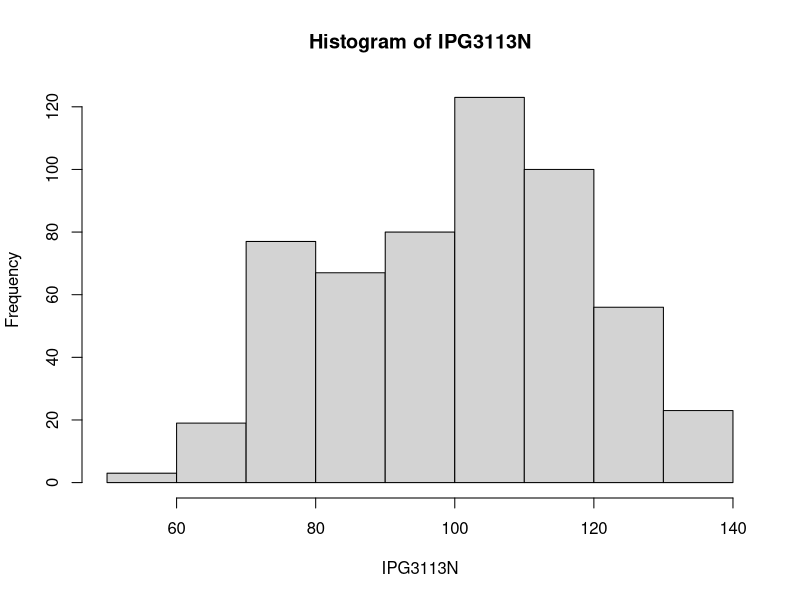
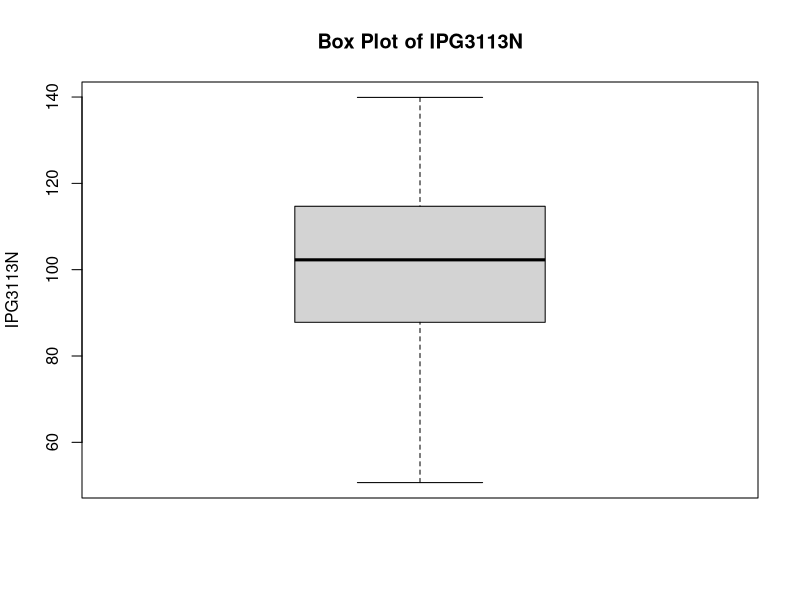
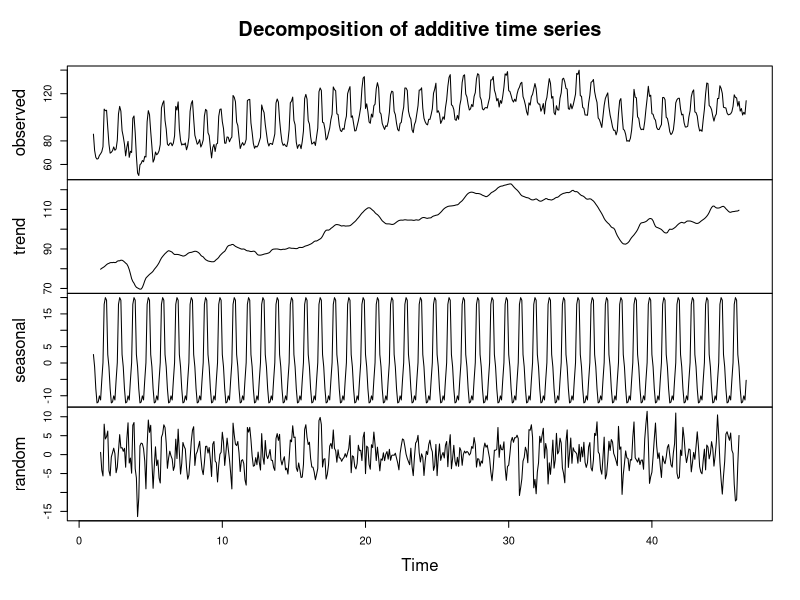
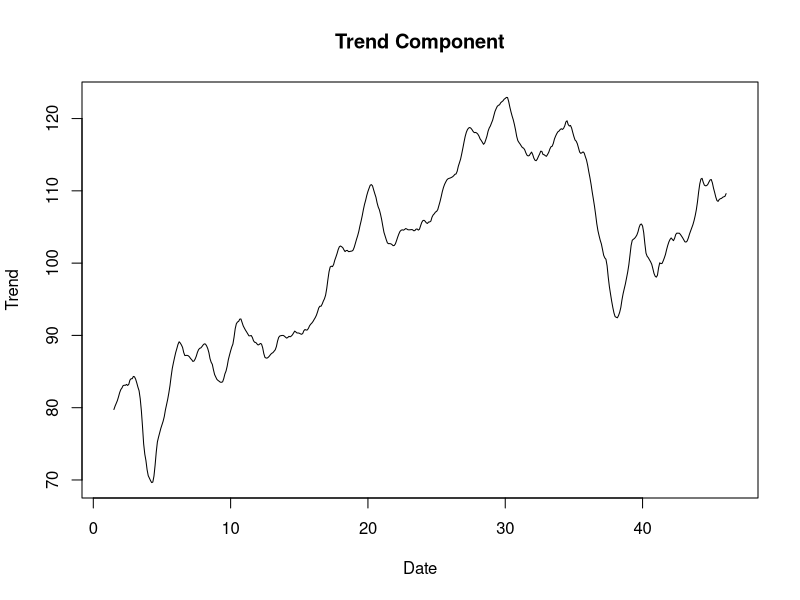
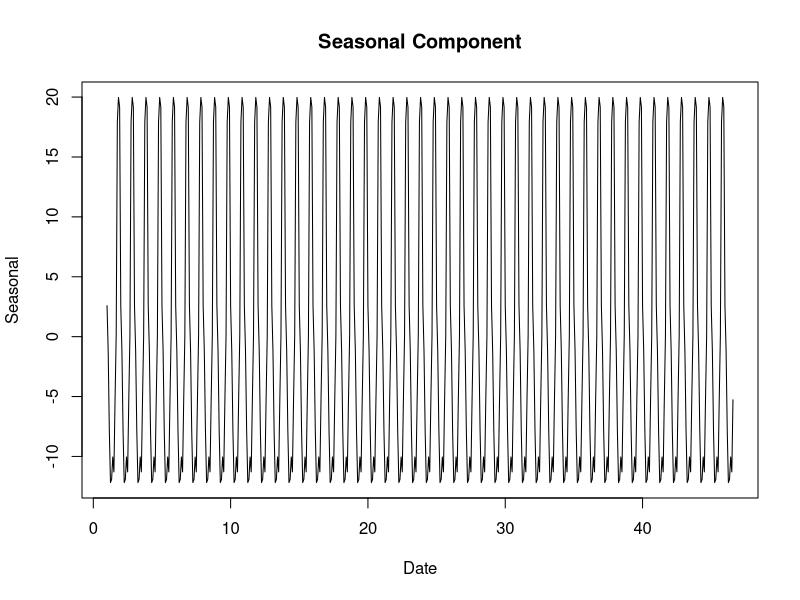
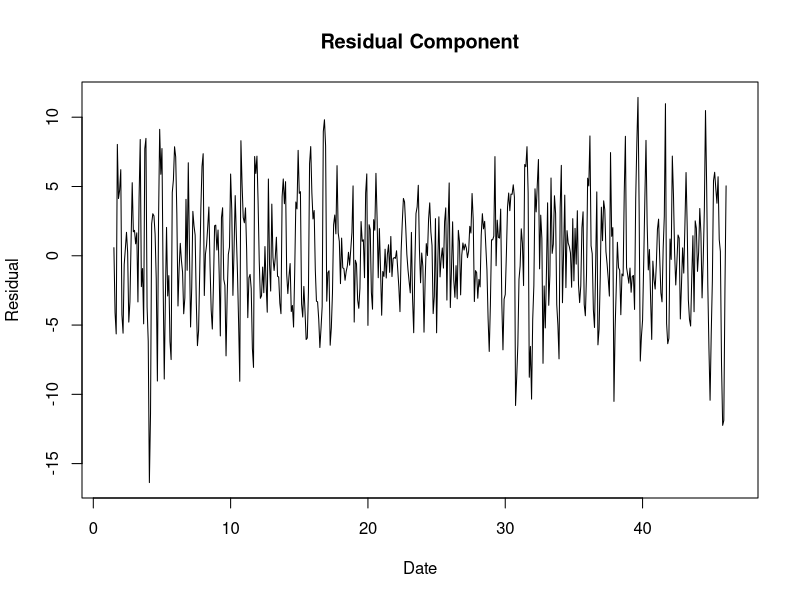
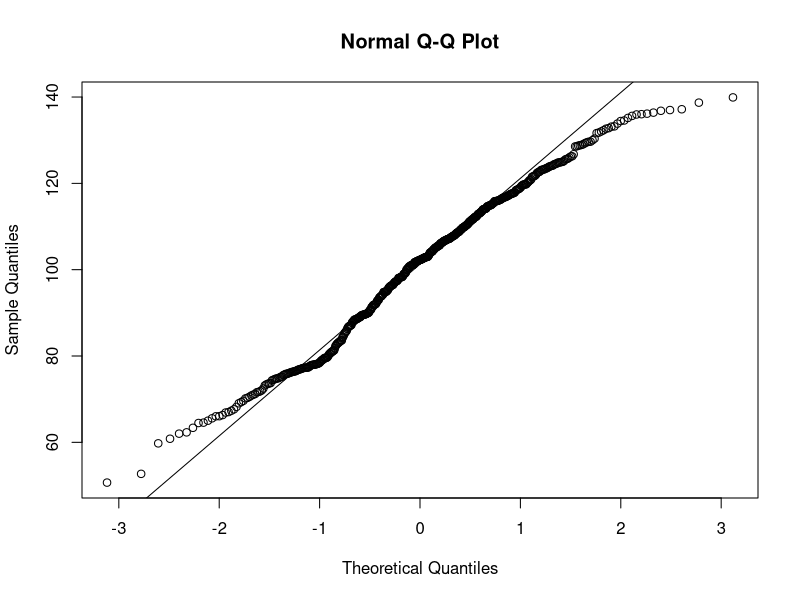
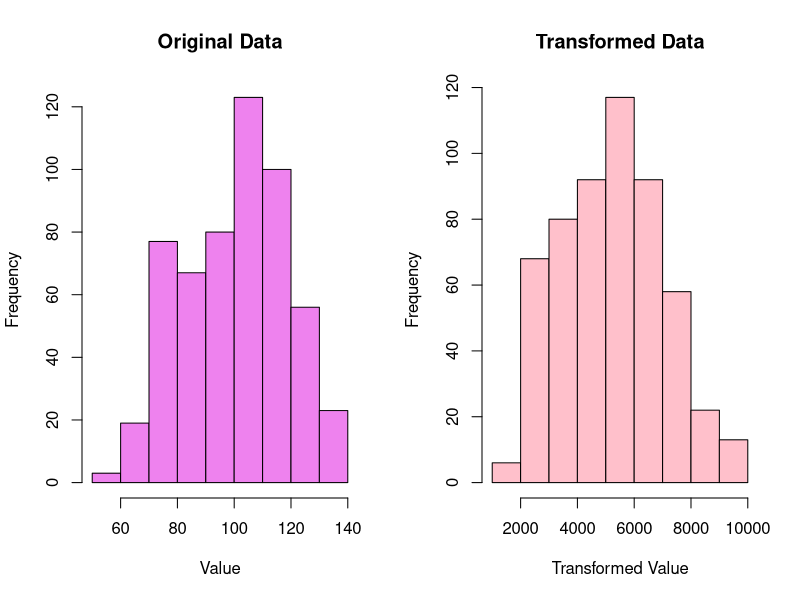

Write the R code that produced these figures, in order. (Note: this script raises an error after producing the figures.)
# ------------------------------ Load necessary libraries ----------------------
library(ggplot2)
library(lubridate)
library(forecast)
library(ggfortify)
library(tseries)
library(e1071)
library(MASS)

# ------------------------- Step 0: Import and Split Data ----------------------
candy_data <- read.csv("candy_production.csv")

ls() # Check my data frame name

str(candy_data) # Check the structure

any(is.na(candy_data)) # Check for missing values

# Convert the date column to the correct format
candy_data$observation_date <- as.Date(candy_data$observation_date, format = "%m/%d/%Y")

# Check for missing values
if (any(is.na(candy_data))) {
  print("There are missing values in your dataset. Please handle them.")
} else {
  # Create a time series object
  candy_ts <- ts(candy_data$IPG3113N, frequency = 12, start = c(1972, 1))
  
  # Plot Time Series
  ggplot(data = NULL, aes(x = time(candy_ts), y = candy_ts)) +
    geom_line() +
    labs(x = "Date", y = "IPG3113N") +
    ggtitle("Time Series Plot of IPG3113N")
  
  # Split the data into training and test sets
  # Use the train to do the model then the end use to compare
  train <- window(candy_ts, start = c(1972, 1), end = c(2008, 12))
  test <- window(candy_ts, start = c(2009, 1), end = c(2017, 12))
}

# ------------------------- Step 1 : Visualize the Time Series -------------------------
summary(candy_data$IPG3113N)

# Examine the distribution 
hist(candy_data$IPG3113N, main = "Histogram of IPG3113N", xlab = "IPG3113N")

# Box plot
boxplot(candy_data$IPG3113N, main = "Box Plot of IPG3113N", ylab = "IPG3113N")

# Perform seasonal decomposition
ts_data <- ts(candy_data$IPG3113N, frequency = 12)  # Assuming monthly data (frequency = 12)
decomposition <- decompose(ts_data)
plot(decomposition) # Plot the decomposition components (trend, seasonal, and remainder)

# Visual Inspection of Trend Component
plot(decomposition$trend, main = "Trend Component", xlab = "Date", ylab = "Trend")

# Visual Inspection of Seasonal Component
plot(decomposition$seasonal, main = "Seasonal Component", xlab = "Date", ylab = "Seasonal")

# Visual Inspection of Residual Component
plot(decomposition$random, main = "Residual Component", xlab = "Date", ylab = "Residual")

# ------------------------- Step 2 : Transformations ---------------------------

# CHECK NEED TO DO TRANFORMATION OR NOT  
# check skewness first
skew <- skewness(candy_data$IPG3113N)
print(skew)
# Output:  -0.149 indicates that the data is slightly left-skewed. 
# (-0.149) suggests that the skewness is relatively small, which means the departure from a perfectly symmetric distribution is not severe

# Q-Q plot closely follow the line of equality--> suggests that the dataset is approximately normally distributed
qqnorm(candy_data$IPG3113N)
qqline(candy_data$IPG3113N)

# Shapiro-Wilk test --> whether a dataset follows a normal distribution
shapiro.test(candy_data$IPG3113N)
# Output: W-statistic is close to 1, which suggests that the data is relatively close to a normal distribution.
# p-value (p < 0.0001) --> does not follow a normal distribution --> need to do transformation


# DO THE TRANSFORMATION 
original_data <- candy_data$IPG3113N

# Find the optimal lambda (λ) for Box-Cox transformation
optimal_lambda <- optimize(function(lambda) -sum(log(abs((original_data^lambda - 1) / lambda))), c(-2, 2))$minimum
cat("Optimal lambda (λ) =", optimal_lambda, "\n")
# Output: Optimal lambda (λ) = 1.99994 

# Transform the data using the optimal lambda
transformed_data <- if (abs(optimal_lambda) > 0.001) {
  (original_data^optimal_lambda - 1) / optimal_lambda
} else {
  log(original_data)
}

# Assign the transformed data back to the dataset
candy_data$Transformed_IPG3113N <- transformed_data

# Plot the original and transformed data
par(mfrow = c(1, 2))  # Create a 1x2 grid for side-by-side plots
hist(original_data, main = "Original Data", xlab = "Value", col = "violet")
hist(transformed_data, main = "Transformed Data", xlab = "Transformed Value", col = "pink")
par(mfrow = c(1, 1))  # Reset plotting parameters

print(candy_data)

# ------------------------- Step 3: Check the stationary of series -------------------------
# Examine autocorrelation and partial autocorrelation to identify potential lag values for modeling
acf(candy_data$Transformed_IPG3113N, main = "Autocorrelation Function (ACF)")
pacf(candy_data$Transformed_IPG3113N, main = "Partial Autocorrelation Function (PACF)")

# Statistical Tests using adf --> result < 0.05 means likely stationary
adf.test(candy_data$IPG3113N)

# examine relationships between values at different time points
lag.plot(candy_data$IPG3113N, main = "Lag Plot")

# Analysis for seasonal
summary(decomposition$seasonal)

# Plot the autocorrelation function (ACF) of the seasonal component
acf(decomposition$seasonal, main = "ACF of Seasonal Component")

# Plot the partial autocorrelation function (PACF) of the seasonal component
pacf(decomposition$seasonal, main = "PACF of Seasonal Component")

# Analysis for trend 
summary(decomposition$trend)

# check got missing value or not
any(is.na(decomposition$trend))
# remove missing value
decomposition$trend <- na.omit(decomposition$trend)

# Plot the autocorrelation function- ACF & PACF of the trend component
acf(decomposition$trend, main = "ACF of Trend Component")
pacf(decomposition$trend, main = "PACF of Trend Component")

# Analysis for Residual 
summary(decomposition$random)

any(is.na(decomposition$random))
decomposition$random <- na.omit(decomposition$random)

# Plot the autocorrelation function (ACF) of the residual component
acf(decomposition$random, main = "ACF of Residual Component")

# Plot the partial autocorrelation function (PACF) of the residual component
pacf(decomposition$random, main = "PACF of Residual Component")

# ------------------------- Step 4 : Find Optimal Parameters -------------------------
### Additive Holt-winters Method
Yt <- ts(candy_data, frequency=4) #function “ts” is used to create time series object
Yt

plot(Yt, xlab="Date", ylab="Candy Production")
m<- HoltWinters(Yt, alpha=0.2, beta=0.1, gamma=0.1, seasonal="additive")
m
##### S1-4 = 1-4 quarter

MSE <- m$"SSE"/(NROW(candy_data)-3)
MSE

predict(object=m, n.ahead=3,prediction.interval=T, level=.95) # error???
#Holt-Winters exponential smoothing with trend and additive seasonal component.

### Multiplicative Holt-Winters Method
Yt <- ts(candy_data, frequency=4)
plot(Yt, xlab="Date", ylab="IPG3113N")
m<- HoltWinters(Yt, alpha=0.2, beta=0.1, gamma=0.1, seasonal="mult")
m

predict(object=m, n.ahead=4,prediction.interval=T, level=.95)
#Holt-Winters exponential smoothing with trend and multiplicative seasonal component.

#### ARMA Model
##### ARMA (1,1)
set.seed(1)
xt <- arima.sim(list(order=c(1,0,1), ar=c(0.8), ma=c(-0.9)), n=500)
yt <- xt + 10
layout(matrix(c(1, 1, 2, 3), 2, 2, byrow=TRUE))
plot.ts(yt)
acf(yt, main='Autocorrelations')
pacf(yt, main='Partial Autocorrelations')

#### ARIMA
##### ARIMA(1,1,1)
##### (p,d,q) --> non seasonal part of model
##### (P,D,Q) --> seasonal part of model

# Fit ARIMA Model
arima_model <- auto.arima(ts_data)
summary(arima_model)

# Generate forecasts for the next 24 months
forecast_values <- forecast(arima_model, h = 108)
print(forecast_values)

# plot the graph out
plot(forecast_values, main = "ARIMA Forecast", xlab = "Date", ylab = "IPG3113N")

# ------------------------- Step 5 : Diagnostic Checking (Randomness) -------------------------
## Portmanteau Tests
## Interpreting Autocorrelation Chart
candy_data <- ts(candy_data) # The function ts is used to create time-series objects
z <- ts(diff(candy_data, lag=1)) # function diff = Returns suitably lagged and iterated

differences
z2 <- ts(diff(z, lag=1))
ts.plot(y,gpars=list(main="Original Values", xlab="Date", ylab="IPG3113N", lty=1))
acf(candy_data) #acf computes estimates of autocorrelation function
pacf(candy_data) #pacf computes estimates of partial autocorrelation function

ts.plot(z,gpars=list(main= "First Differences", xlab="Date", ylab="IPG3113N", lty=1))
acf(z, main="z")
pacf(z, main="z")

Box.test(z, lag=24) #Box-pierce Q test
Box.test(z, lag=24,type="Ljung") #Ljung-Box test

ts.plot(z2,gpars=list(main= "Second Differences", xlab="Date", ylab="IPG3113N", lty=1))
acf(z2, main="z2")
pacf(z2, main="z2")

Box.test(z2, lag=24)
Box.test(z2, lag=24,type="Ljung")

# ---Step 7 : Consider Alternative Model, Compare and Determine the Best Model ---
# helps to find the most suitable ARIMA model for the data
library(forecast)
fit <- auto.arima(candy_data)
summary(fit)
auto.arima(candy_data, ic="aic", trace=TRUE)

# ----------------- Step 8(a) : Form Equation for the Best Model -----------------
# Assuming you have a data frame df with variables X and Y
model <- lm(Y ~ X, data = df)
summary(model)
Y = a + b1*X1 + b2*X2 + ... + bn*Xn
coefficients <- coef(model)
intercept <- coefficients[1]
slope <- coefficients[2]
equation <- paste("Y =", round(intercept, 2), "+", round(slope, 2), "* X")

# ----------------- Step 8(b) : Estimate the model's coefficients -----------------
arima(candy_data, order=c(0,1,1,),seasonal = list(order=c(0,1,1), period=12))

# Step 8(c) : Test the significance of the coefficients
library(lmtest)
fit <-arima(candy_data,order=c(0,1,1), seasonal=list(order=c(0,1,1),period=12))
coeftest(fit)

# ------------------------- Step 9 : Forecasting -------------------------
## ETS Approach
library(forecast)
fit<-ets(candy_data)
plot(forecast(fit))

## ARIMA Approach
fit<-arima(candy_data,order=c(0,1,1),seasonal=list(order=c(0,1,1),period=12))
plot(forecast(fit,h=12))

# ------------------------- Step 10 : Evaluate Model -------------------------
